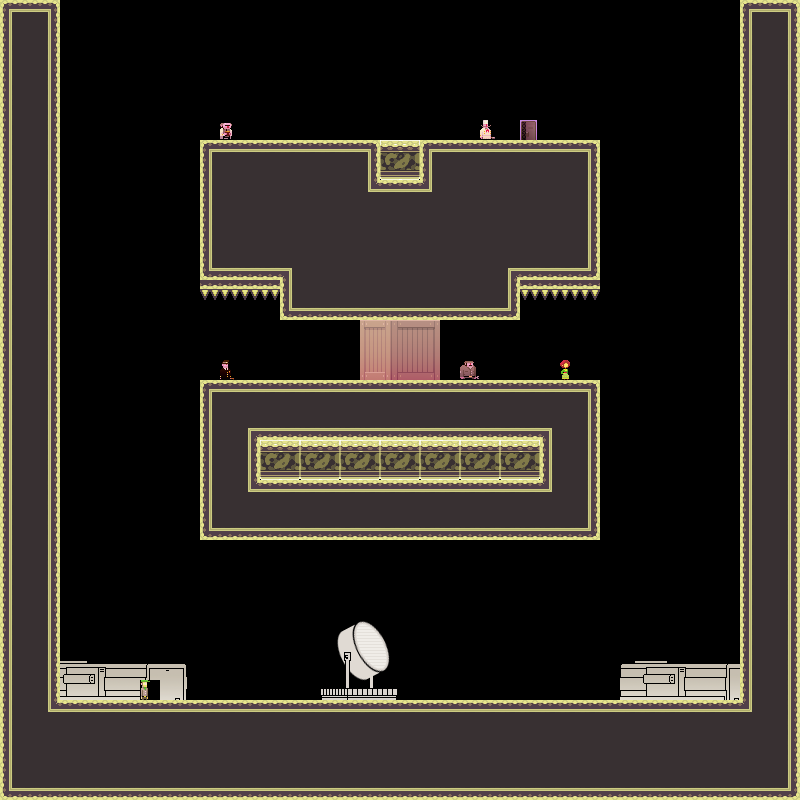

A 2D game scene composited from a Tiled map and its tileset images. What follows is a short description and the map's XML, with each tile layer's data collapsed to a summary:
An orthogonal 40x40 tile map with 20x20 px tiles, 1 tile layer (bg) and 2 objects.

<map version="1.0" orientation="orthogonal" width="40" height="40" tilewidth="20" tileheight="20">
 <tileset firstgid="1" name="tiles_military" tilewidth="20" tileheight="20">
  <image source="../../../../XNAModeContent/Lemonade/tiles_military.png" width="400" height="400" />
  <terraintypes>
   <terrain name="solid" tile="151" />
   <terrain name="hollow" tile="94" />
  </terraintypes>
  <tile id="8" terrain=",,,1" />
  <tile id="9" terrain=",,1,1" />
  <tile id="10" terrain=",,1,1" />
  <tile id="11" terrain=",,1,1" />
  <tile id="12" terrain=",,1,1" />
  <tile id="13" terrain=",,1,1" />
  <tile id="14" terrain=",,1," />
  <tile id="15" terrain="1,1,1," />
  <tile id="16" terrain="1,1,,1" />
  <tile id="28" terrain=",1,,1" />
  <tile id="34" terrain="1,,1," />
  <tile id="35" terrain="1,,1,1" />
  <tile id="36" terrain=",1,1,1" />
  <tile id="48" terrain=",1,,1" />
  <tile id="54" terrain="1,,1," />
  <tile id="68" terrain=",1,,1" />
  <tile id="74" terrain="1,,1," />
  <tile id="88" terrain=",1,,1" />
  <tile id="94" terrain="1,,1," />
  <tile id="108" terrain=",1,,1" />
  <tile id="114" terrain="1,,1," />
  <tile id="128" terrain=",1,," />
  <tile id="129" terrain="1,1,," />
  <tile id="130" terrain="1,1,," />
  <tile id="131" terrain="1,1,," />
  <tile id="132" terrain="1,1,," />
  <tile id="133" terrain="1,1,," />
  <tile id="134" terrain="1,,," />
  <tile id="148" terrain=",,,0" />
  <tile id="149" terrain=",,0,0" />
  <tile id="150" terrain=",,0," />
  <tile id="151" terrain="0,0,0," />
  <tile id="152" terrain="0,0,," />
  <tile id="153" terrain="0,0,,0" />
  <tile id="168" terrain=",0,,0" />
  <tile id="170" terrain="0,,0," />
  <tile id="171" terrain="0,,0," />
  <tile id="173" terrain=",0,,0" />
  <tile id="188" terrain=",0,," />
  <tile id="189" terrain="0,0,," />
  <tile id="190" terrain="0,,," />
  <tile id="191" terrain="0,,0,0" />
  <tile id="192" terrain=",,0,0" />
  <tile id="193" terrain=",0,0,0" />
  <tile id="194" terrain="0,0,0,0" />
  <tile id="195" terrain="1,1,1,1" />
  <tile id="356">
   <properties>
    <property name="LargeCrate" value="" />
   </properties>
  </tile>
  <tile id="380">
   <properties>
    <property name="Andre" value="" />
   </properties>
  </tile>
  <tile id="381">
   <properties>
    <property name="Liselot" value="" />
   </properties>
  </tile>
  <tile id="382">
   <properties>
    <property name="Amsterdaam" value="" />
   </properties>
  </tile>
  <tile id="383">
   <properties>
    <property name="Worker" value="" />
   </properties>
  </tile>
  <tile id="384">
   <properties>
    <property name="Inspector" value="" />
   </properties>
  </tile>
  <tile id="385">
   <properties>
    <property name="Chef" value="" />
   </properties>
  </tile>
  <tile id="386">
   <properties>
    <property name="Exit" value="" />
   </properties>
  </tile>
  <tile id="387">
   <properties>
    <property name="Trampoline" value="" />
   </properties>
  </tile>
  <tile id="388">
   <properties>
    <property name="SmallCrate" value="" />
   </properties>
  </tile>
  <tile id="389">
   <properties>
    <property name="SugarBag" value="" />
   </properties>
  </tile>
 </tileset>
 <layer name="bg" width="40" height="40">
  <data>[1600 cells, 833 non-empty, 96 distinct tile ids]</data>
 </layer>
 <objectgroup name="boxes" width="40" height="40">
  <object x="140" y="380">
   <polyline points="0,0 0,260" />
  </object>
  <object x="680" y="140">
   <polyline points="0,0 0,180" />
  </object>
 </objectgroup>
</map>
